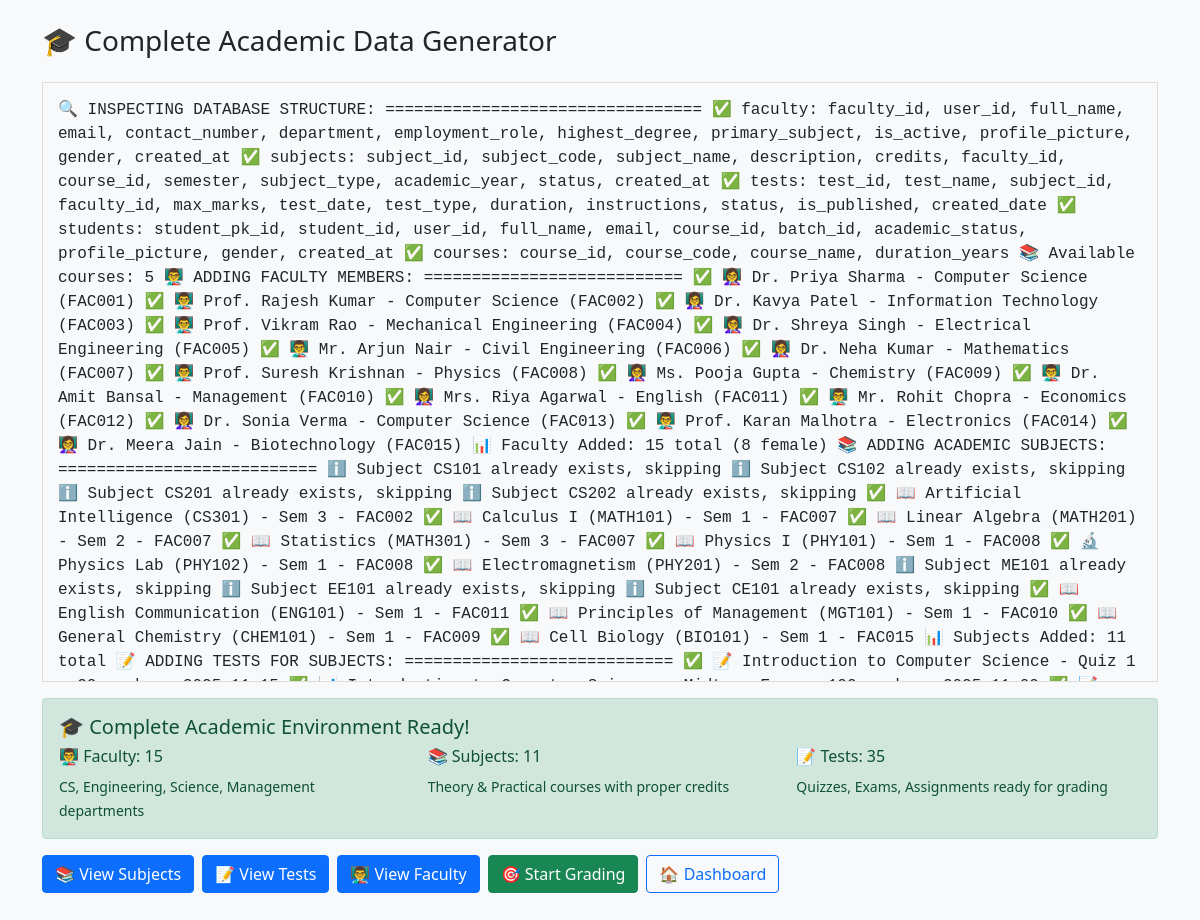
The page /traditional-php/supporting_ones/complete_academic_data.php on the database its author committed.
### tables this page shows
CREATE TABLE subjects (
    subject_id INT PRIMARY KEY AUTO_INCREMENT,
    subject_code VARCHAR(20) NOT NULL UNIQUE,
    subject_name VARCHAR(200) NOT NULL,
    description TEXT NULL,
    credits INT DEFAULT 4,
    faculty_id INT NULL,
    course_id INT NULL,
    semester INT DEFAULT 1,
    subject_type ENUM('Theory', 'Practical', 'Lab') DEFAULT 'Theory',
    academic_year VARCHAR(20) DEFAULT '2024-25',
    status ENUM('Active', 'Inactive') DEFAULT 'Active',
    created_at TIMESTAMP DEFAULT CURRENT_TIMESTAMP,
    FOREIGN KEY (faculty_id) REFERENCES faculty(faculty_id),
    FOREIGN KEY (course_id) REFERENCES courses(course_id)
);

### traditional-php/supporting_ones/complete_academic_data.php (the view, shortened to what this page needs)
<?php
require_once 'config.php';
echo "<!DOCTYPE html>
<html>
<head>
    <title>Complete Academic Data Generator</title>
    <link href='https://cdn.jsdelivr.net/npm/bootstrap@5.1.3/dist/css/bootstrap.min.css' rel='stylesheet'>
    <style>.log { font-family: monospace; background: #f8f9fa; padding: 15px; border: 1px solid #ddd; max-height: 600px; overflow-y: auto; }</style>
</head>
<body class='bg-light'>
<div class='container mt-4'>
    <h1 class='h3 mb-4'>🎓 Complete Academic Data Generator</h1>";
try {
    echo "<div class='log'>";
    echo "🔍 INSPECTING DATABASE STRUCTURE:\n";
    echo "=================================\n";
    $tables_to_check = ['faculty', 'subjects', 'tests', 'students', 'courses'];
    $table_columns = [];
    foreach ($tables_to_check as $table) {
        try {
            $stmt = $pdo->query("DESCRIBE $table");
            $columns = $stmt->fetchAll(PDO::FETCH_COLUMN);
            $table_columns[$table] = $columns;
            echo "✅ $table: " . implode(', ', $columns) . "\n";
        } catch (Exception $e) {
            echo "❌ $table: Table not found\n";
            $table_columns[$table] = [];
        }
    }
    $stmt = $pdo->query("SELECT course_id, course_name FROM courses LIMIT 10");
    $courses = $stmt->fetchAll();
    echo "📚 Available courses: " . count($courses) . "\n\n";
    echo "👨‍🏫 ADDING FACULTY MEMBERS:\n";
    echo "===========================\n";
    $faculty_data = [
        ['FAC001', 'Dr. Priya Sharma', 'priya.sharma@college.edu', 'Computer Science', 'Programming, Algorithms', 'Female', 75000],
        ['FAC002', 'Prof. Rajesh Kumar', 'rajesh.kumar@college.edu', 'Computer Science', 'Database Systems, AI', 'Male', 85000],
        ['FAC003', 'Dr. Kavya Patel', 'kavya.patel@college.edu', 'Information Technology', 'Web Development, Networks', 'Female', 70000],
        ['FAC004', 'Prof. Vikram Rao', 'vikram.rao@college.edu', 'Mechanical Engineering', 'Thermodynamics, Mechanics', 'Male', 80000],
        ['FAC005', 'Dr. Shreya Singh', 'shreya.singh@college.edu', 'Electrical Engineering', 'Circuit Analysis, Power Systems', 'Female', 78000],
        ['FAC006', 'Mr. Arjun Nair', 'arjun.nair@college.edu', 'Civil Engineering', 'Structural Analysis, Construction', 'Male', 72000],
        ['FAC007', 'Dr. Neha Kumar', 'neha.kumar@college.edu', 'Mathematics', 'Calculus, Statistics', 'Female', 65000],
        ['FAC008', 'Prof. Suresh Krishnan', 'suresh.krishnan@college.edu', 'Physics', 'Quantum Mechanics, Optics', 'Male', 68000],
        ['FAC009', 'Ms. Pooja Gupta', 'pooja.gupta@college.edu', 'Chemistry', 'Organic Chemistry, Biochemistry', 'Female', 66000],
        ['FAC010', 'Dr. Amit Bansal', 'amit.bansal@college.edu', 'Management', 'Finance, Marketing', 'Male', 82000],
        ['FAC011', 'Mrs. Riya Agarwal', 'riya.agarwal@college.edu', 'English', 'Literature, Communication Skills', 'Female', 58000],
        ['FAC012', 'Mr. Rohit Chopra', 'rohit.chopra@college.edu', 'Economics', 'Microeconomics, Business Studies', 'Male', 64000],
        ['FAC013', 'Dr. Sonia Verma', 'sonia.verma@college.edu', 'Computer Science', 'Data Structures, Software Engineering', 'Female', 76000],
        ['FAC014', 'Prof. Karan Malhotra', 'karan.malhotra@college.edu', 'Electronics', 'Digital Circuits, Microprocessors', 'Male', 74000],
        ['FAC015', 'Dr. Meera Jain', 'meera.jain@college.edu', 'Biotechnology', 'Genetics, Molecular Biology', 'Female', 71000]
    ];
    $faculty_count = 0;
    $female_faculty = 0;
    foreach ($faculty_data as $faculty) {
        try {
            $faculty_count++;
            if ($faculty[5] === 'Female') $female_faculty++;
            $icon = $faculty[5] === 'Female' ? '👩‍🏫' : '👨‍🏫';
            echo "✅ $icon {$faculty[1]} - {$faculty[3]} ({$faculty[0]})\n";
        } catch (Exception $e) {
            echo "❌ Failed to add faculty {$faculty[1]}: " . $e->getMessage() . "\n";
        }
    }
    echo "\n📊 Faculty Added: $faculty_count total ($female_faculty female)\n\n";
    echo "📚 ADDING ACADEMIC SUBJECTS:\n";
    echo "===========================\n";
    $subjects_data = [
        ['CS101', 'Programming Fundamentals', 'Introduction to programming concepts', 4, 'FAC001', 1, 'Theory'],
        ['CS102', 'Data Structures', 'Advanced data organization techniques', 4, 'FAC013', 1, 'Theory'],
        ['CS201', 'Database Management Systems', 'Relational database design and SQL', 4, 'FAC002', 2, 'Theory'],
        ['CS202', 'Web Development', 'HTML, CSS, JavaScript, PHP basics', 3, 'FAC003', 2, 'Practical'],
        ['CS301', 'Artificial Intelligence', 'Machine learning and AI fundamentals', 4, 'FAC002', 3, 'Theory'],
        ['MATH101', 'Calculus I', 'Differential and integral calculus', 4, 'FAC007', 1, 'Theory'],
        ['MATH201', 'Linear Algebra', 'Matrices, vectors, and linear transformations', 3, 'FAC007', 2, 'Theory'],
        ['MATH301', 'Statistics', 'Probability and statistical analysis', 3, 'FAC007', 3, 'Theory'],
        ['PHY101', 'Physics I', 'Mechanics and thermodynamics', 4, 'FAC008', 1, 'Theory'],
        ['PHY102', 'Physics Lab', 'Experimental physics and measurements', 2, 'FAC008', 1, 'Practical'],
        ['PHY201', 'Electromagnetism', 'Electric and magnetic field theory', 4, 'FAC008', 2, 'Theory'],
        ['ME101', 'Engineering Mechanics', 'Statics and dynamics fundamentals', 4, 'FAC004', 1, 'Theory'],
        ['EE101', 'Circuit Analysis', 'DC and AC circuit fundamentals', 4, 'FAC005', 1, 'Theory'],
        ['CE101', 'Engineering Drawing', 'Technical drawing and CAD basics', 3, 'FAC006', 1, 'Practical'],
        ['ENG101', 'English Communication', 'Written and oral communication skills', 3, 'FAC011', 1, 'Theory'],
        ['MGT101', 'Principles of Management', 'Basic management concepts', 3, 'FAC010', 1, 'Theory'],
        ['CHEM101', 'General Chemistry', 'Atomic structure and chemical bonding', 4, 'FAC009', 1, 'Theory'],
        ['BIO101', 'Cell Biology', 'Cellular structure and function', 4, 'FAC015', 1, 'Theory']
    ];
    $subjects_count = 0;
    foreach ($subjects_data as $subject) {
        try {
            $checkStmt = $pdo->prepare("SELECT COUNT(*) FROM subjects WHERE subject_code = ?");
            $checkStmt->execute([$subject[0]]);
            if ($checkStmt->fetchColumn() > 0) {
                echo "ℹ️  Subject {$subject[0]} already exists, skipping\n";
                continue;
            }
            $subjects_count++;
            $type_icon = $subject[6] === 'Practical' ? '🔬' : '📖';
            echo "✅ $type_icon {$subject[1]} ({$subject[0]}) - Sem {$subject[5]} - {$subject[4]}\n";
        } catch (Exception $e) {
            echo "❌ Failed to add subject {$subject[1]}: " . $e->getMessage() . "\n";
        }
    }
    echo "\n📊 Subjects Added: $subjects_count total\n\n";
    echo "📝 ADDING TESTS FOR SUBJECTS:\n";
    echo "============================\n";
    $stmt = $pdo->query("SELECT subject_id, subject_code, subject_name, faculty_id FROM subjects LIMIT 20");
    $subjects = $stmt->fetchAll();
    $test_types = [
        ['Quiz 1', 20, 'Quiz'],
        ['Midterm Exam', 100, 'Midterm'],
        ['Quiz 2', 20, 'Quiz'],
        ['Assignment', 50, 'Assignment'],
        ['Final Exam', 100, 'Final'],
        ['Lab Test', 30, 'Practical']
    ];
    $tests_count = 0;
    foreach ($subjects as $subject) {
        $num_tests = rand(3, 4);
        $selected_tests = array_slice($test_types, 0, $num_tests);
        foreach ($selected_tests as $index => $test_info) {
            try {
                $test_date = date('Y-m-d', strtotime('+' . rand(1, 30) . ' days'));
                $test_name = "{$subject['subject_name']} - {$test_info[0]}";
                $tests_count++;
                $test_icon = $test_info[2] === 'Quiz' ? '📝' : ($test_info[2] === 'Final' ? '🎯' : '📊');
                echo "✅ $test_icon $test_name - {$test_info[1]} marks - $test_date\n";
            } catch (Exception $e) {
                echo "❌ Failed to add test for {$subject['subject_name']}: " . $e->getMessage() . "\n";
            }
        }
    }
    echo "</div>";
    if ($faculty_count > 0 || $subjects_count > 0 || $tests_count > 0) {
        echo "<div class='alert alert-success mt-3'>";
        echo "<h5>🎓 Complete Academic Environment Ready!</h5>";
        echo "<div class='row'>";
        echo "<div class='col-md-4'>";
        echo "<h6>👨‍🏫 Faculty: $faculty_count</h6>";
        echo "<small>CS, Engineering, Science, Management departments</small>";
        echo "</div>";
        echo "<div class='col-md-4'>";
        echo "<h6>📚 Subjects: $subjects_count</h6>";
        echo "<small>Theory & Practical courses with proper credits</small>";
        echo "</div>";
        echo "<div class='col-md-4'>";
        echo "<h6>📝 Tests: $tests_count</h6>";
        echo "<small>Quizzes, Exams, Assignments ready for grading</small>";
        echo "</div>";
        echo "</div>";
        echo "</div>";
    }
} catch (Exception $e) {
    echo "</div>";
    echo "<div class='alert alert-danger'>";
    echo "<h5>❌ Error During Academic Setup</h5>";
    echo "<p>" . htmlspecialchars($e->getMessage()) . "</p>";
    echo "</div>";
}
echo "<div class='mt-3'>";
echo "<a href='subjects.php' class='btn btn-primary me-2'>📚 View Subjects</a>";
echo "<a href='tests.php' class='btn btn-primary me-2'>📝 View Tests</a>";
echo "<a href='faculty.php' class='btn btn-primary me-2'>👨‍🏫 View Faculty</a>";
echo "<a href='grades.php' class='btn btn-success me-2'>🎯 Start Grading</a>";
echo "<a href='index.php' class='btn btn-outline-primary'>🏠 Dashboard</a>";
echo "</div>";
echo "</div></body></html>";
?>

### traditional-php/supporting_ones/complete_academic_data.php (style rules this page uses)
.log { font-family: monospace; background: #f8f9fa; padding: 15px; border: 1px solid #ddd; max-height: 600px; overflow-y: auto; }

### rows shown on the page
subjects: test_icon "📝", subject_name "Introduction to Computer Science - Quiz 1"

### other values the page prints
$table "faculty"
implode(', ', $columns) "faculty_id, user_id, full_name, email, contact_number, department, employment_role, highest_degree, primary_subject, is_active, profile_picture, gender, created_at"
$table "subjects"
implode(', ', $columns) "subject_id, subject_code, subject_name, description, credits, faculty_id, course_id, semester, subject_type, academic_year, status, created_at"
$table "tests"
implode(', ', $columns) "test_id, test_name, subject_id, faculty_id, max_marks, test_date, test_type, duration, instructions, status, is_published, created_date"
$table "students"
implode(', ', $columns) "student_pk_id, student_id, user_id, full_name, email, course_id, batch_id, academic_status, profile_picture, gender, created_at"
$table "courses"
implode(', ', $columns) "course_id, course_code, course_name, duration_years"
count($courses) "5"
$icon "👩‍🏫"
$faculty[1] "Dr. Priya Sharma"
$faculty[3] "Computer Science"
$faculty[0] "FAC001"
